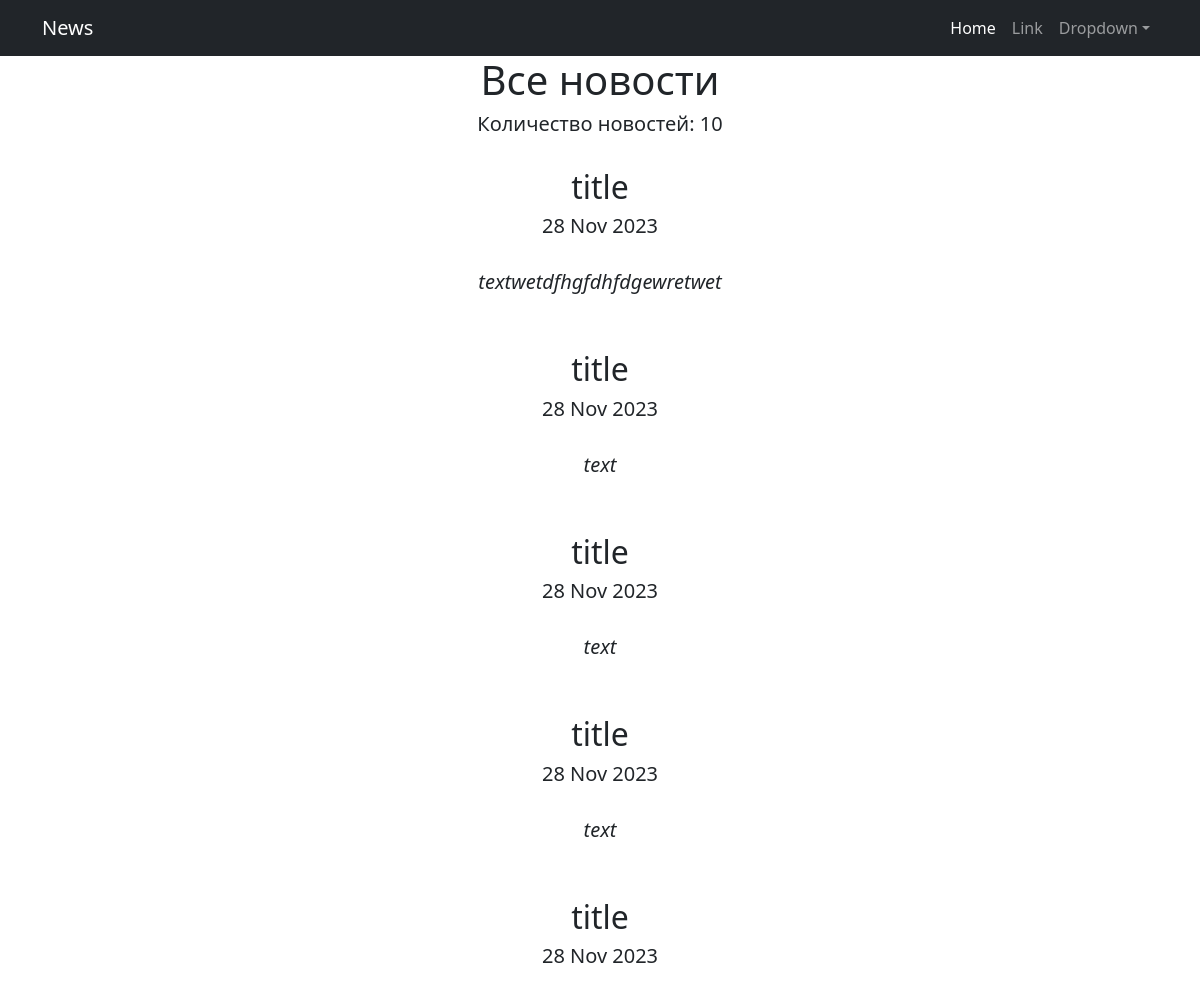
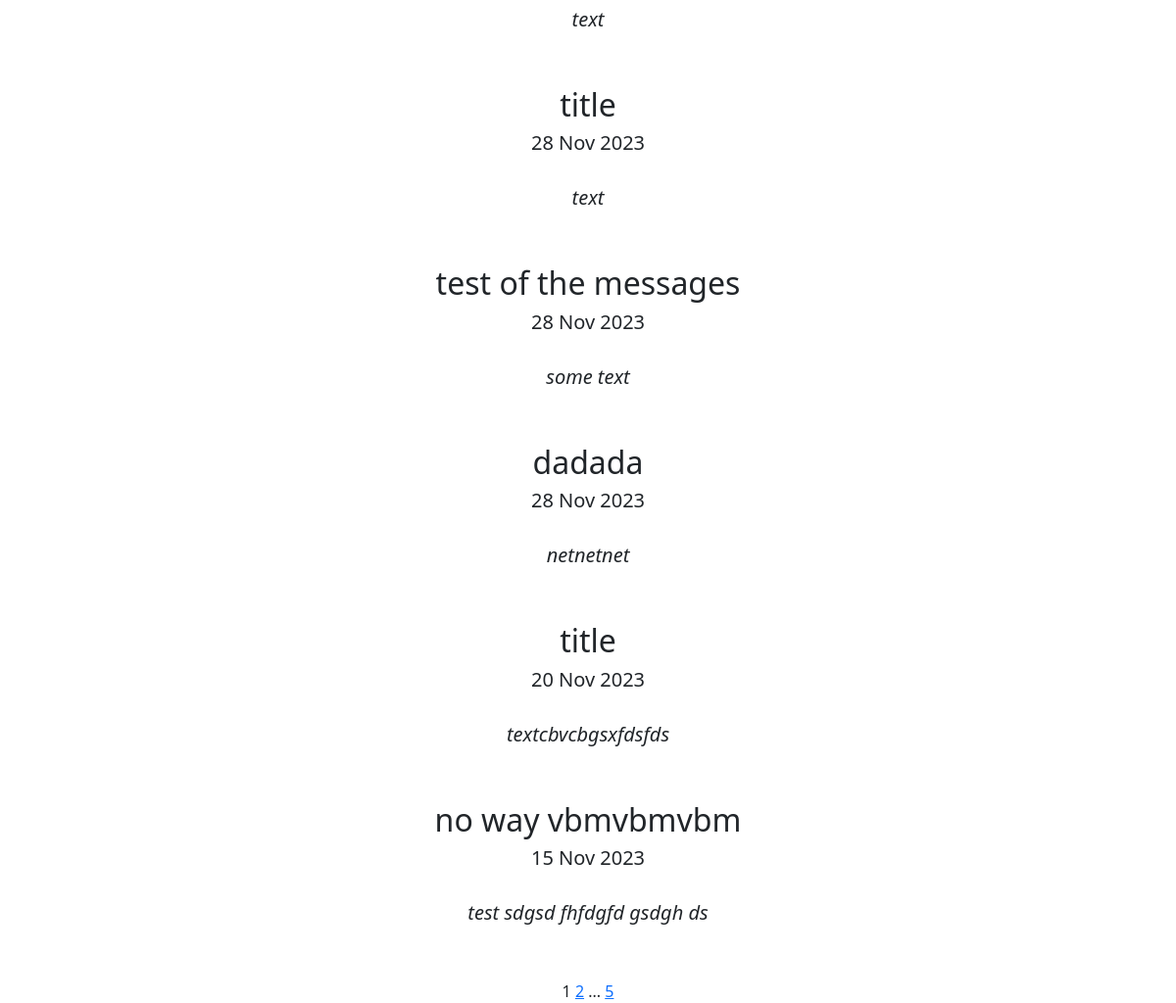
Page /news/ on the committed database (2 pictures, top to bottom).
### News/models.py (models this page shows, shortened)
class Post(models.Model):
    ARTICLE = 'AT'
    NEWS = 'NS'
    TYPE_OF_POST = [
        (ARTICLE, 'статья'),
        (NEWS, 'новость'),
    ]
    author = models.ForeignKey(Author, on_delete= models.CASCADE)
    type = models.CharField(max_length=2, choices=TYPE_OF_POST, default=ARTICLE)
    article_date = models.DateTimeField(auto_now_add=True)
    category = models.ManyToManyField(Category, through='PostCategory')
    title = models.CharField(max_length=255, default='title')
    text = models.TextField(default='text')
    rating = models.IntegerField(default=0)

### News/views.py (the view)
# urls.py: path('', PostsList.as_view(), name='post_list'),
class PostsList(ListView):
    model = Post
    ordering = '-article_date'
    template_name = 'posts.html'
    context_object_name = 'posts'
    paginate_by = 10

### News/templatetags/custom_filters.py (called while the page is built)
@register.filter()
def censor(value):
    m = value.split(' ')
    output = ''
    for word in m:
        if word.lower() in BAN_WORDS:
            word = word[0]+'*'*(len(word)-1)
        output += word+' '
    return output

### templates/posts.html (shortened to what this page needs)
{% extends 'flatpages/default.html' %}
{% load custom_filters %}
{% block content %}
<h1>Все новости</h1>
<h5>Количество новостей: {{ posts|length }}</h5>
<br>
{% for post in posts %}
<h2>{{ post.title|censor }}</h2>
<h5>{{ post.article_date|date:'d M Y' }}</h5>
<br>
<h5><i>{{ post.text|truncatewords:20|censor }}</i></h5>
<br>
<br>
{% endfor %}
   {{ page_obj.number }}
   {% if page_obj.has_next %}
       <a href="?page={{ page_obj.next_page_number }}">{{ page_obj.next_page_number }}</a>
       {% if paginator.num_pages != page_obj.next_page_number %}
           ...
           <a href="?page={{ page_obj.paginator.num_pages }}">{{ page_obj.paginator.num_pages }}</a>
       {% endif %}
   {% endif %}
{% endblock content %}

### templates/flatpages/default.html (shortened to what this page needs)
<!DOCTYPE html>
<html lang="en">
    <head>
        {% load static %}
        <link href = "{% static 'css/styles.css' %}" rel="stylesheet" />
    </head>
    <body>
        <nav class="navbar navbar-expand-lg navbar-dark bg-dark">
            <div class="container">
                <a class="navbar-brand" href="#">News</a>
                <div class="collapse navbar-collapse" id="navbarSupportedContent">
                    <ul class="navbar-nav ms-auto mb-2 mb-lg-0">
                        <li class="nav-item"><a class="nav-link active" aria-current="page" href="#">Home</a></li>
                        <li class="nav-item"><a class="nav-link" href="#">Link</a></li>
                        <li class="nav-item dropdown">
                            <a class="nav-link dropdown-toggle" id="navbarDropdown" href="#" role="button" data-bs-toggle="dropdown" aria-expanded="false">Dropdown</a>
                        </li>
                    </ul>
                </div>
            </div>
        </nav>
        <div class="container">
            <div class="row">
                <div class="col-lg-12 text-center">
                    {% block content %}{% endblock content %}
                </div>
            </div>
        </div>
    </body>
</html>

### rows in the picture
Post: title|censor "title", article_date "28 Nov 2023", text|censor "textwetdfhgfdhfdgewretwet"
Post: title|censor "title", article_date "28 Nov 2023", text|censor "text"
Post: title|censor "title", article_date "28 Nov 2023", text|censor "text"
Post: title|censor "title", article_date "28 Nov 2023", text|censor "text"
Post: title|censor "title", article_date "28 Nov 2023", text|censor "text"
Post: title|censor "title", article_date "28 Nov 2023", text|censor "text"
Post: title|censor "test of the messages", article_date "28 Nov 2023", text|censor "some text"
Post: title|censor "dadada", article_date "28 Nov 2023", text|censor "netnetnet"
Post: title|censor "title", article_date "20 Nov 2023", text|censor "textcbvcbgsxfdsfds"
Post: title|censor "no way vbmvbmvbm", article_date "15 Nov 2023", text|censor "test sdgsd fhfdgfd gsdgh ds"

### other values in the picture
{{ posts|length }} "10"
{{ page_obj.number }} "1"
{{ page_obj.next_page_number }} "2"
{{ page_obj.paginator.num_pages }} "5"
